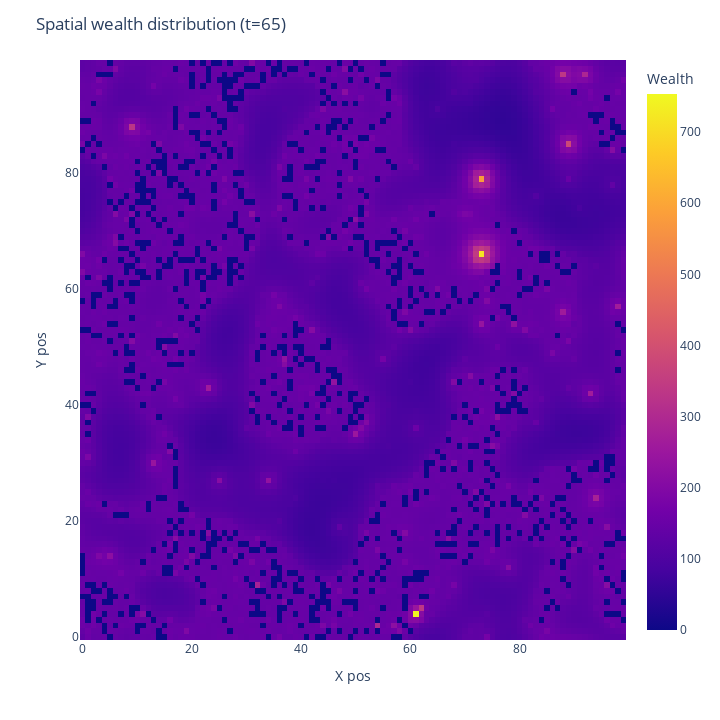

Notebook cell for this chart:
### Code cell
# Plot ending type/wealth distribution
plot2D_modelTypes(model)
plot2D_modelWealth(model)

### Figure 1 — Plotly figure (JSON) as saved in the notebook; plotly's stock layout.template omitted (floating-point values rounded to 4 significant figures; data arrays with more than 128 entries replaced by an {"elided": "..."} marker saying what was removed)
{"data": [{"coloraxis": "coloraxis", "histfunc": "sum", "hovertemplate": "x_pos=%{x}<br>y_pos=%{y}<br>sum of wealth=%{z}<extra></extra>", "name": "", "nbinsx": 100, "nbinsy": 100, "type": "histogram2d", "x": {"elided": "9054 int values"}, "xaxis": "x", "xbingroup": "x", "y": {"elided": "9054 int values"}, "yaxis": "y", "ybingroup": "y", "z": {"elided": "9054 float values"}}], "layout": {"coloraxis": {"colorbar": {"title": {"text": "Wealth"}}, "colorscale": [[0, "#0d0887"], [0.1111, "#46039f"], [0.2222, "#7201a8"], [0.3333, "#9c179e"], [0.4444, "#bd3786"], [0.5556, "#d8576b"], [0.6667, "#ed7953"], [0.7778, "#fb9f3a"], [0.8889, "#fdca26"], [1, "#f0f921"]]}, "height": 720, "legend": {"tracegroupgap": 0}, "margin": {"t": 60}, "title": {"text": "Spatial wealth distribution (t=65)"}, "width": 720, "xaxis": {"anchor": "y", "domain": [0, 1], "title": {"text": "X pos"}}, "yaxis": {"anchor": "x", "domain": [0, 1], "title": {"text": "Y pos"}}}}
